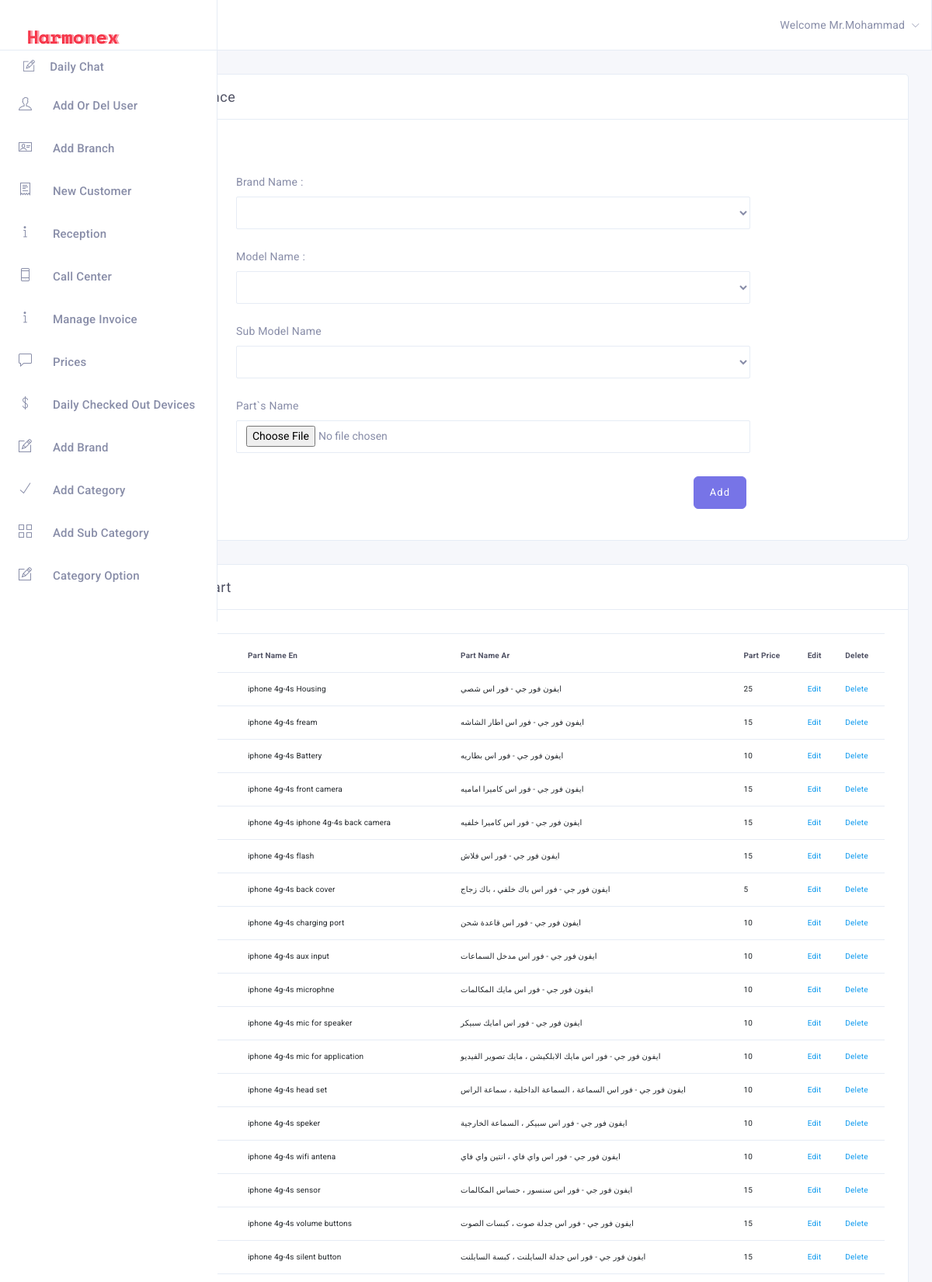
Page /manageMaintenance.php (signed in, upper part) on the committed database.
### tables this page shows
CREATE TABLE `changing_parts` (
  `part_id` int(3) NOT NULL,
  `Sub_id` int(3) NOT NULL,
  `part_name_en` varchar(100) NOT NULL,
  `part_name_ar` varchar(100) NOT NULL,
  `part_price` varchar(10) NOT NULL
);

### manageMaintenance.php (the view, shortened to what this page needs)
<?php include './includes/header.php'; ?>
<?php include './includes/config.php'; ?>
<div class="main-content">
    <div class="container-fluid">
        <div class="row">
            <div class="col-md-12">
                <div class="card">
                    <div class="card-heading border bottom">
                        <h4 class="card-title">Manage Maintenance</h4>
                    </div>
                    <div class="card-block">
                        <div class="mrg-top-40">
                            <div class="row">
                                <div class="col-md-8 ml-auto mr-auto">
                                    <form action="" method="post" role="form" id="form-validation" enctype="multipart/form-data">
                                        <div class="row">
                                            <div class="col-md-12">
                                                <div class="form-group">
                                                    <label for="branch_name">Brand Name :</label>
                                                    <select name="subId" id="brname" class="form-control">
                                                        <?php
                                                        $queryAllBrand = "SELECT * FROM `brand` ";
                                                        $resultAllBrand = mysqli_query($con, $queryAllBrand);
                                                        echo '<option></option>';
                                                        while ($rowAllBrand = mysqli_fetch_assoc($resultAllBrand)) {
                                                            echo "<option value='{$rowAllBrand ['brand_id']}'>{$rowAllBrand ['brand_name']}</option>";
                                                        }
                                                        ?>
                                                    </select>
                                                </div>
                                            </div>
                                            <div class="col-md-12">
                                                <div class="form-group">
                                                    <label for="branch_name">Model Name :</label>
                                                    <select name="subId" id="modelName" class="form-control">
                                                    </select>
                                                </div>
                                            </div>
                                            <div class="col-md-12">
                                                <div class="form-group">
                                                    <label for="branch_name">Sub Model Name</label>
                                                    <select name="subId" id="subModel" class="form-control">
                                                    </select>
                                                </div>
                                            </div>
                                            <div class="col-md-12">
                                                <div class="form-group">
                                                    <label for="branch_name">Part`s Name</label>
                                                    <input type="file" class="form-control"  id="branch_name" name="excel" required autocomplete="off" placeholder="Part`s Name">
                                                </div>
                                            </div>
                                        </div>
                                        <div class="row">
                                            <div class="col-md-12">
                                                <div class="text-right mrg-top-5">
                                                    <button type="submit" class="btn btn-primary" name="add" value="Add">Add</button>
                                                </div>
                                            </div>
                                        </div>
                                    </form>
                                </div>
                            </div>
                        </div>
                    </div>
                </div>
            </div>
        </div>
    </div>
    <div class="container-fluid">
        <div class="row">
            <div class="col-md-12">
                <div class="card">
                    <div class="card-heading border bottom">
                        <h4 class="card-title">All Maintenance Part</h4>
                    </div>
                    <div class="card-block">
                        <div class="row">
                            <div class="col-md-12 ml-auto mr-auto">
                                <div class="table-overflow">
                                    <table class="table">
                                        <thead>
                                            <tr>
                                                <th>#</th>
                                                <th style='font-size: 10px;'>Model Name</th>
                                                <th style='font-size: 10px;'> Part Name En</th>
                                                <th style='font-size: 10px;'> Part Name Ar</th>
                                                <th style='font-size: 10px;'>Part Price</th>
                                                <th style='font-size: 10px;'>Edit</th>
                                                <th style='font-size: 10px;'>Delete</th>
                                            </tr>
                                        </thead>
                                        <tbody>
                                            <?php
                                            $queryShowPart = "SELECT * FROM `changing_parts`  INNER JOIN `sub_model` ON changing_parts.sub_id  = sub_model.sub_id";
                                            $resultShowPart = mysqli_query($con, $queryShowPart);
                                            while ($rowShowPart = mysqli_fetch_assoc($resultShowPart)) {
                                                echo "<tr>";
                                                echo "<td style='font-size: 10px;'>{$rowShowPart['part_id']} </td>";
                                                echo "<td style='font-size: 10px;'>{$rowShowPart['sub_name']} </td>";
                                                echo "<td style='font-size: 10px;'>{$rowShowPart['part_name_en']} </td>";
                                                echo "<td style='font-size: 10px;'>{$rowShowPart['part_name_ar']} </td>";
                                                echo "<td style='font-size: 10px;'>{$rowShowPart['part_price']} </td>";
                                                echo "<td style='font-size: 10px;'><a href='editPart.php?id={$rowShowPart['part_id']}&sub_id={$rowShowPart['sub_id']}'>Edit</a></td>";
                                                echo "<td style='font-size: 10px;'><a href='deletePart.php?id={$rowShowPart['part_id']}'>Delete</a></td>";
                                                echo "</tr>";
                                            }
                                            ?>
                                        </tbody>
                                    </table>
                                </div>
                            </div>
                        </div>
                    </div>
                </div>
            </div>
        </div>
    </div>
</div>
<?php include './includes/footer.php'; ?>

### includes/header.php (style rules this page uses)
html, body { height: auto; }

### rows in the picture
changing_parts: part_name_en "iphone 4g-4s Housing", part_name_ar "ايفون فور جي - فور اس شصي", part_price "25"
changing_parts: part_name_en "iphone 4g-4s fream", part_name_ar "ايفون فور جي - فور اس اطار الشاشه", part_price "15"
changing_parts: part_name_en "iphone 4g-4s Battery", part_name_ar "ايفون فور جي - فور اس بطاريه", part_price "10"
changing_parts: part_name_en "iphone 4g-4s front camera", part_name_ar "ايفون فور جي - فور اس كاميرا اماميه", part_price "15"
changing_parts: part_name_en "iphone 4g-4s iphone 4g-4s back camera", part_name_ar "ايفون فور جي - فور اس كاميرا خلفيه", part_price "15"
changing_parts: part_name_en "iphone 4g-4s flash", part_name_ar "ايفون فور جي - فور اس فلاش", part_price "15"
changing_parts: part_name_en "iphone 4g-4s back cover", part_name_ar "ايفون فور جي - فور اس باك خلفي ، باك زجاج", part_price "5"
changing_parts: part_name_en "iphone 4g-4s charging port", part_name_ar "ايفون فور جي - فور اس قاعدة شحن", part_price "10"
changing_parts: part_name_en "iphone 4g-4s aux input", part_name_ar "ايفون فور جي - فور اس مدخل السماعات", part_price "10"
changing_parts: part_name_en "iphone 4g-4s microphne", part_name_ar "ايفون فور جي - فور اس مايك المكالمات", part_price "10"
changing_parts: part_name_en "iphone 4g-4s mic for speaker", part_name_ar "ايفون فور جي - فور اس امايك سبيكر", part_price "10"
changing_parts: part_name_en "iphone 4g-4s mic for application", part_name_ar "ايفون فور جي - فور اس مايك الابلكيشن ، مايك تصوير الفيديو", part_price "10"
changing_parts: part_name_en "iphone 4g-4s head set", part_name_ar "ايفون فور جي - فور اس السماعة ، السماعة الداخلية ، سماعة الراس", part_price "10"
changing_parts: part_name_en "iphone 4g-4s speker", part_name_ar "ايفون فور جي - فور اس سبيكر ، السماعة الخارجية", part_price "10"
changing_parts: part_name_en "iphone 4g-4s wifi antena", part_name_ar "ايفون فور جي - فور اس واي فاي ، انتين واي فاي", part_price "10"
changing_parts: part_name_en "iphone 4g-4s sensor", part_name_ar "ايفون فور جي - فور اس سنسور ، حساس المكالمات", part_price "15"
changing_parts: part_name_en "iphone 4g-4s volume buttons", part_name_ar "ايفون فور جي - فور اس جدلة صوت ، كبسات الصوت", part_price "15"
changing_parts: part_name_en "iphone 4g-4s silent button", part_name_ar "ايفون فور جي - فور اس جدلة السايلنت ، كبسة السايلنت", part_price "15"

### other values in the picture
$_SESSION['admin_name'] "Mohammad"
